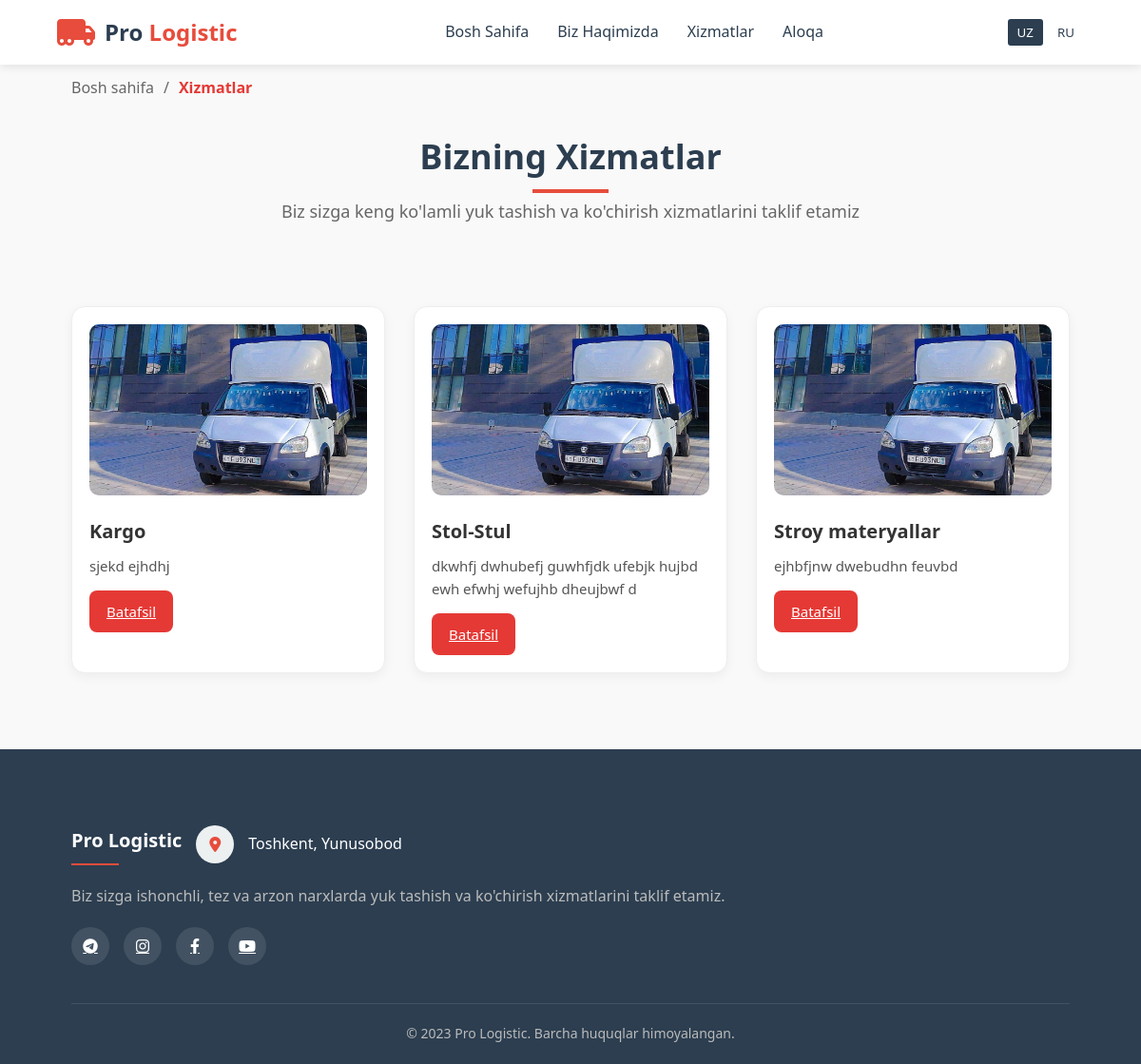
The app's page /service/ with its own data.
### apps/common/models.py (models this page shows)
class Service(models.Model):
    name = models.CharField(max_length=255,null=True)
    description = models.TextField(max_length=255,null=True)
    bid_des=models.TextField(max_length=255,null=True)
    image = models.ImageField(upload_to='service_images/',null=True)
    link=models.CharField(max_length=255,null=True)
    created_at = models.DateTimeField(auto_now_add=True)
    def __str__(self):
        return self.name

### apps/service/views.py (the view)
# urls.py: path('', service, name='service'),
def service(request):
    services = Service.objects.all().order_by('created_at')
    print(services)
    return render(request, 'service.html', {'services': services})

### templates/service.html (shortened to what this page needs)
{% extends 'base.html' %}
{% block content %}
<section id="services">
    <div class="container">
        <nav class="breadcrumb" aria-label="breadcrumbs">
            <ul>
                <li><a href="{% url 'home' %}">Bosh sahifa</a></li>
                <li class="active">Xizmatlar</li>
            </ul>
        </nav>
        <div class="section-title">
            <h2>Bizning Xizmatlar</h2>
            <p>Biz sizga keng ko'lamli yuk tashish va ko'chirish xizmatlarini taklif etamiz</p>
        </div>
        <div class="services-grid">
            {%for i in services%}
            <div class="service-list">
                <div class="service-box">
                    <img src="{{ i.image.url }}">
                    <h3>{{ i.name }}</h3>
                    <p>{{ i.description }}</p>
                    <a href="{% url i.link  %}" class="btn-red">Batafsil</a>
                </div>
            </div>
            {%endfor%}
        </div>
    </div>
</section>
{% endblock content %}

### templates/base.html (style rules this page uses)
* { margin: 0; padding: 0; box-sizing: border-box; font-family: 'Segoe UI', Tahoma, Geneva, Verdana, sans-serif; }
:root { --primary: #2c3e50; --secondary: #e74c3c; --accent: #3498db; --light: #ecf0f1; --dark: #2c3e50; --success: #27ae60; }
body { background-color: #f9f9f9; color: #333; line-height: 1.6; }
.container { width: 90%; max-width: 1200px; margin: 0 auto; padding: 0 15px; }
section { padding: 80px 0; }
.section-title { text-align: center; margin-bottom: 50px; }
.section-title h2 { font-size: 36px; color: var(--primary); margin-bottom: 15px; position: relative; display: inline-block; }
.section-title h2::after { content: ''; position: absolute; bottom: -10px; left: 50%; transform: translateX(-50%); width: 80px; height: 4px; background: var(--secondary); }
.section-title p { color: #666; font-size: 18px; max-width: 700px; margin: 0 auto; }
.breadcrumb { margin-bottom: 30px; }
.breadcrumb ul { display: flex; list-style: none; padding: 0; margin: 0; flex-wrap: wrap; }
.breadcrumb li { margin-right: 10px; }
.breadcrumb li:not(:last-child)::after { content: '/'; margin-left: 10px; color: #666; }
.breadcrumb a { color: #666; text-decoration: none; transition: color 0.3s ease; }
.breadcrumb .active { color: #E53935; font-weight: 600; }
.services-grid { display: grid; grid-template-columns: repeat(auto-fit, minmax(300px, 1fr)); gap: 30px; }

### templates/service.html (style rules this page uses)
.service-list { display: grid; grid-template-columns: repeat(auto-fit, minmax(280px, 1fr)); gap: 22px; margin-top: 35px; }
.service-box { background: #fff; border-radius: 14px; padding: 18px; border: 1px solid #eee; box-shadow: 0 4px 12px rgba(0,0,0,0.05); transition: .25s; max-width: 400px; }
.service-box img { width: 100%; height: 180px; border-radius: 10px; object-fit: center; object-position: center; margin-bottom: 14px; }
.service-box h3 { font-size: 20px; margin-bottom: 8px; font-weight: 600; }
.service-box p { font-size: 15px; color: #555; margin-bottom: 14px; }
.btn-red { display: inline-block; background: #E53935; color: #fff; padding: 10px 18px; border-radius: 8px; font-size: 15px; transition: .25s; }

### records on screen
Service: image (picture), name "Kargo", description "sjekd ejhdhj"
Service: image (picture), name "Stol-Stul", description "dkwhfj dwhubefj guwhfjdk ufebjk hujbd ewh efwhj wefujhb dheujbwf d"
Service: image (picture), name "Stroy materyallar", description "ejhbfjnw dwebudhn feuvbd"
